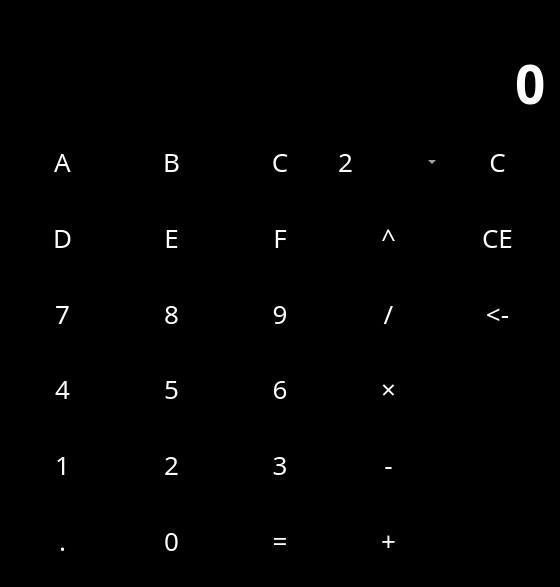
<?xml version="1.0" encoding="UTF-8"?>
<ui version="4.0">
 <class>Form</class>
 <widget class="QWidget" name="Form">
  <property name="geometry">
   <rect>
    <x>0</x>
    <y>0</y>
    <width>560</width>
    <height>587</height>
   </rect>
  </property>
  <property name="windowTitle">
   <string>Form</string>
  </property>
  <property name="styleSheet">
   <string notr="true">QWidget {
	color: white;
	background-color: rgb(0, 0, 0);
	font-family: Rubik;
	font-size: 16pt;
	font-weight: 600;
}
QPushButton{
	background-color: black;
	border-width: 1px;
	border-radius: 1px;
	border-color: black;
	font: 26px;
	color: white;
	padding: 1px;
}
QComboBox{
	background-color: black;
	border-width: 1px;
	border-radius: 1px;
	border-color: white;
	font: 26px;
	color: white;
	padding: 1px;
}
QPushButton:hover {
	background-color: #666;
}

QPushButton:pressed {
	background-color: #888;
}
</string>
  </property>
  <layout class="QVBoxLayout" name="verticalLayout">
   <item>
    <widget class="QLabel" name="label">
     <property name="sizePolicy">
      <sizepolicy hsizetype="Preferred" vsizetype="Maximum">
       <horstretch>0</horstretch>
       <verstretch>0</verstretch>
      </sizepolicy>
     </property>
     <property name="layoutDirection">
      <enum>Qt::LeftToRight</enum>
     </property>
     <property name="text">
      <string/>
     </property>
     <property name="alignment">
      <set>Qt::AlignRight|Qt::AlignTrailing|Qt::AlignVCenter</set>
     </property>
    </widget>
   </item>
   <item>
    <widget class="QLineEdit" name="lineEdit">
     <property name="sizePolicy">
      <sizepolicy hsizetype="Expanding" vsizetype="Fixed">
       <horstretch>0</horstretch>
       <verstretch>0</verstretch>
      </sizepolicy>
     </property>
     <property name="layoutDirection">
      <enum>Qt::LeftToRight</enum>
     </property>
     <property name="styleSheet">
      <string notr="true">font-size: 40pt;
border: none;</string>
     </property>
     <property name="text">
      <string>0</string>
     </property>
     <property name="maxLength">
      <number>64</number>
     </property>
     <property name="alignment">
      <set>Qt::AlignRight|Qt::AlignTrailing|Qt::AlignVCenter</set>
     </property>
     <property name="readOnly">
      <bool>true</bool>
     </property>
    </widget>
   </item>
   <item>
    <layout class="QGridLayout" name="gridLayout">
     <item row="3" column="3">
      <widget class="QPushButton" name="btn_div">
       <property name="sizePolicy">
        <sizepolicy hsizetype="Minimum" vsizetype="Expanding">
         <horstretch>0</horstretch>
         <verstretch>0</verstretch>
        </sizepolicy>
       </property>
       <property name="text">
        <string>/</string>
       </property>
      </widget>
     </item>
     <item row="1" column="1">
      <widget class="QPushButton" name="btn_B">
       <property name="sizePolicy">
        <sizepolicy hsizetype="Minimum" vsizetype="Expanding">
         <horstretch>0</horstretch>
         <verstretch>0</verstretch>
        </sizepolicy>
       </property>
       <property name="autoFillBackground">
        <bool>false</bool>
       </property>
       <property name="styleSheet">
        <string notr="true">QPushButton#btn {
	background-color: black;
	font-family: Rubik;
	font-size: 16pt;
	font-weight: 600;
}</string>
       </property>
       <property name="text">
        <string>B</string>
       </property>
      </widget>
     </item>
     <item row="6" column="3">
      <widget class="QPushButton" name="btn_add">
       <property name="sizePolicy">
        <sizepolicy hsizetype="Minimum" vsizetype="Expanding">
         <horstretch>0</horstretch>
         <verstretch>0</verstretch>
        </sizepolicy>
       </property>
       <property name="text">
        <string>+</string>
       </property>
      </widget>
     </item>
     <item row="5" column="2">
      <widget class="QPushButton" name="btn_3">
       <property name="sizePolicy">
        <sizepolicy hsizetype="Minimum" vsizetype="Expanding">
         <horstretch>0</horstretch>
         <verstretch>0</verstretch>
        </sizepolicy>
       </property>
       <property name="text">
        <string>3</string>
       </property>
      </widget>
     </item>
     <item row="1" column="0">
      <widget class="QPushButton" name="btn_A">
       <property name="sizePolicy">
        <sizepolicy hsizetype="Minimum" vsizetype="Expanding">
         <horstretch>0</horstretch>
         <verstretch>0</verstretch>
        </sizepolicy>
       </property>
       <property name="styleSheet">
        <string notr="true"/>
       </property>
       <property name="text">
        <string>A</string>
       </property>
      </widget>
     </item>
     <item row="2" column="0">
      <widget class="QPushButton" name="btn_D">
       <property name="sizePolicy">
        <sizepolicy hsizetype="Minimum" vsizetype="Expanding">
         <horstretch>0</horstretch>
         <verstretch>0</verstretch>
        </sizepolicy>
       </property>
       <property name="text">
        <string>D</string>
       </property>
      </widget>
     </item>
     <item row="2" column="2">
      <widget class="QPushButton" name="btn_F">
       <property name="sizePolicy">
        <sizepolicy hsizetype="Minimum" vsizetype="Expanding">
         <horstretch>0</horstretch>
         <verstretch>0</verstretch>
        </sizepolicy>
       </property>
       <property name="text">
        <string>F</string>
       </property>
      </widget>
     </item>
     <item row="2" column="3">
      <widget class="QPushButton" name="btn_degr">
       <property name="sizePolicy">
        <sizepolicy hsizetype="Minimum" vsizetype="Expanding">
         <horstretch>0</horstretch>
         <verstretch>0</verstretch>
        </sizepolicy>
       </property>
       <property name="text">
        <string>^</string>
       </property>
      </widget>
     </item>
     <item row="2" column="1">
      <widget class="QPushButton" name="btn_E">
       <property name="sizePolicy">
        <sizepolicy hsizetype="Minimum" vsizetype="Expanding">
         <horstretch>0</horstretch>
         <verstretch>0</verstretch>
        </sizepolicy>
       </property>
       <property name="text">
        <string>E</string>
       </property>
      </widget>
     </item>
     <item row="3" column="0">
      <widget class="QPushButton" name="btn_7">
       <property name="sizePolicy">
        <sizepolicy hsizetype="Minimum" vsizetype="Expanding">
         <horstretch>0</horstretch>
         <verstretch>0</verstretch>
        </sizepolicy>
       </property>
       <property name="text">
        <string>7</string>
       </property>
      </widget>
     </item>
     <item row="6" column="2">
      <widget class="QPushButton" name="btn_calc">
       <property name="sizePolicy">
        <sizepolicy hsizetype="Minimum" vsizetype="Expanding">
         <horstretch>0</horstretch>
         <verstretch>0</verstretch>
        </sizepolicy>
       </property>
       <property name="text">
        <string>=</string>
       </property>
      </widget>
     </item>
     <item row="4" column="0">
      <widget class="QPushButton" name="btn_4">
       <property name="sizePolicy">
        <sizepolicy hsizetype="Minimum" vsizetype="Expanding">
         <horstretch>0</horstretch>
         <verstretch>0</verstretch>
        </sizepolicy>
       </property>
       <property name="text">
        <string>4</string>
       </property>
      </widget>
     </item>
     <item row="3" column="2">
      <widget class="QPushButton" name="btn_9">
       <property name="sizePolicy">
        <sizepolicy hsizetype="Minimum" vsizetype="Expanding">
         <horstretch>0</horstretch>
         <verstretch>0</verstretch>
        </sizepolicy>
       </property>
       <property name="text">
        <string>9</string>
       </property>
      </widget>
     </item>
     <item row="4" column="3">
      <widget class="QPushButton" name="btn_mul">
       <property name="sizePolicy">
        <sizepolicy hsizetype="Minimum" vsizetype="Expanding">
         <horstretch>0</horstretch>
         <verstretch>0</verstretch>
        </sizepolicy>
       </property>
       <property name="text">
        <string>×</string>
       </property>
      </widget>
     </item>
     <item row="6" column="1">
      <widget class="QPushButton" name="btn_0">
       <property name="sizePolicy">
        <sizepolicy hsizetype="Minimum" vsizetype="Expanding">
         <horstretch>0</horstretch>
         <verstretch>0</verstretch>
        </sizepolicy>
       </property>
       <property name="text">
        <string>0</string>
       </property>
      </widget>
     </item>
     <item row="3" column="1">
      <widget class="QPushButton" name="btn_8">
       <property name="sizePolicy">
        <sizepolicy hsizetype="Minimum" vsizetype="Expanding">
         <horstretch>0</horstretch>
         <verstretch>0</verstretch>
        </sizepolicy>
       </property>
       <property name="text">
        <string>8</string>
       </property>
      </widget>
     </item>
     <item row="1" column="2">
      <widget class="QPushButton" name="btn_C">
       <property name="sizePolicy">
        <sizepolicy hsizetype="Minimum" vsizetype="Expanding">
         <horstretch>0</horstretch>
         <verstretch>0</verstretch>
        </sizepolicy>
       </property>
       <property name="styleSheet">
        <string notr="true"/>
       </property>
       <property name="text">
        <string>C</string>
       </property>
      </widget>
     </item>
     <item row="5" column="3">
      <widget class="QPushButton" name="btn_sub">
       <property name="sizePolicy">
        <sizepolicy hsizetype="Minimum" vsizetype="Expanding">
         <horstretch>0</horstretch>
         <verstretch>0</verstretch>
        </sizepolicy>
       </property>
       <property name="text">
        <string>-</string>
       </property>
      </widget>
     </item>
     <item row="1" column="3">
      <widget class="QComboBox" name="cmBox_system">
       <property name="sizePolicy">
        <sizepolicy hsizetype="Preferred" vsizetype="Expanding">
         <horstretch>0</horstretch>
         <verstretch>0</verstretch>
        </sizepolicy>
       </property>
       <property name="layoutDirection">
        <enum>Qt::LeftToRight</enum>
       </property>
       <property name="autoFillBackground">
        <bool>false</bool>
       </property>
       <property name="styleSheet">
        <string notr="true"/>
       </property>
       <item>
        <property name="text">
         <string>2</string>
        </property>
       </item>
       <item>
        <property name="text">
         <string>3</string>
        </property>
       </item>
       <item>
        <property name="text">
         <string>4</string>
        </property>
       </item>
       <item>
        <property name="text">
         <string>5</string>
        </property>
       </item>
       <item>
        <property name="text">
         <string>6</string>
        </property>
       </item>
       <item>
        <property name="text">
         <string>7</string>
        </property>
       </item>
       <item>
        <property name="text">
         <string>8</string>
        </property>
       </item>
       <item>
        <property name="text">
         <string>9</string>
        </property>
       </item>
       <item>
        <property name="text">
         <string>10</string>
        </property>
       </item>
       <item>
        <property name="text">
         <string>11</string>
        </property>
       </item>
       <item>
        <property name="text">
         <string>12</string>
        </property>
       </item>
       <item>
        <property name="text">
         <string>13</string>
        </property>
       </item>
       <item>
        <property name="text">
         <string>14</string>
        </property>
       </item>
       <item>
        <property name="text">
         <string>15</string>
        </property>
       </item>
       <item>
        <property name="text">
         <string>16</string>
        </property>
       </item>
      </widget>
     </item>
     <item row="6" column="0">
      <widget class="QPushButton" name="btn_point">
       <property name="sizePolicy">
        <sizepolicy hsizetype="Minimum" vsizetype="Expanding">
         <horstretch>0</horstretch>
         <verstretch>0</verstretch>
        </sizepolicy>
       </property>
       <property name="text">
        <string>.</string>
       </property>
      </widget>
     </item>
     <item row="5" column="1">
      <widget class="QPushButton" name="btn_2">
       <property name="sizePolicy">
        <sizepolicy hsizetype="Minimum" vsizetype="Expanding">
         <horstretch>0</horstretch>
         <verstretch>0</verstretch>
        </sizepolicy>
       </property>
       <property name="text">
        <string>2</string>
       </property>
      </widget>
     </item>
     <item row="5" column="0">
      <widget class="QPushButton" name="btn_1">
       <property name="sizePolicy">
        <sizepolicy hsizetype="Minimum" vsizetype="Expanding">
         <horstretch>0</horstretch>
         <verstretch>0</verstretch>
        </sizepolicy>
       </property>
       <property name="text">
        <string>1</string>
       </property>
      </widget>
     </item>
     <item row="4" column="2">
      <widget class="QPushButton" name="btn_6">
       <property name="sizePolicy">
        <sizepolicy hsizetype="Minimum" vsizetype="Expanding">
         <horstretch>0</horstretch>
         <verstretch>0</verstretch>
        </sizepolicy>
       </property>
       <property name="text">
        <string>6</string>
       </property>
      </widget>
     </item>
     <item row="4" column="1">
      <widget class="QPushButton" name="btn_5">
       <property name="sizePolicy">
        <sizepolicy hsizetype="Minimum" vsizetype="Expanding">
         <horstretch>0</horstretch>
         <verstretch>0</verstretch>
        </sizepolicy>
       </property>
       <property name="text">
        <string>5</string>
       </property>
      </widget>
     </item>
     <item row="1" column="4">
      <widget class="QPushButton" name="btn_clear">
       <property name="sizePolicy">
        <sizepolicy hsizetype="Minimum" vsizetype="Expanding">
         <horstretch>0</horstretch>
         <verstretch>0</verstretch>
        </sizepolicy>
       </property>
       <property name="text">
        <string>C</string>
       </property>
      </widget>
     </item>
     <item row="2" column="4">
      <widget class="QPushButton" name="btn_CE">
       <property name="sizePolicy">
        <sizepolicy hsizetype="Minimum" vsizetype="Expanding">
         <horstretch>0</horstretch>
         <verstretch>0</verstretch>
        </sizepolicy>
       </property>
       <property name="text">
        <string>CE</string>
       </property>
      </widget>
     </item>
     <item row="3" column="4">
      <widget class="QPushButton" name="btn_backspace">
       <property name="sizePolicy">
        <sizepolicy hsizetype="Minimum" vsizetype="Expanding">
         <horstretch>0</horstretch>
         <verstretch>0</verstretch>
        </sizepolicy>
       </property>
       <property name="text">
        <string>&lt;-</string>
       </property>
      </widget>
     </item>
    </layout>
   </item>
  </layout>
 </widget>
 <resources/>
 <connections/>
</ui>
